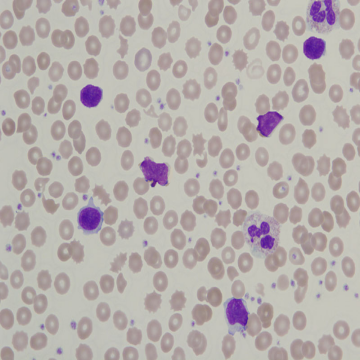
#> input picture ColabIP/Images/cell.bmp, 360 x 360 px, found by its file name
$ jupyter execute '한계의 임계값으로 영상 분할 하기.ipynb'   (shell and % lines are left out)
#> lines starting #> are read from the running program, lines starting #| are printed output that depends on the picture; after the words box and inside, x2 and y2 are one past the last pixel; in counts of white or black regions, pixels touching at a corner belong together
[cell 1]
from google.colab.patches import cv2_imshow
import numpy as np
import cv2
import matplotlib.pyplot as plt

[cell 2]
from google.colab import drive
drive.mount('/content/gdrive')

[cell 3]
img1 = cv2.imread('/content/gdrive/My Drive/ColabIP/Images/cell.bmp')
#> img1 is the input picture: shape (360, 360, 3); mean B, G, R 172.6, 174.9, 182.5

[cell 4]
RGB_img1 = cv2.cvtColor(img1, cv2.COLOR_BGR2RGB)
output_img = np.zeros((RGB_img1.shape[0],RGB_img1.shape[1]))

[cell 5]
for h in range(RGB_img1.shape[0]):
  for w in range(RGB_img1.shape[1]):
    if(np.int32(RGB_img1[h,w][0])<140):
      output_img[h,w]=255
    else:
      output_img[h,w]=0
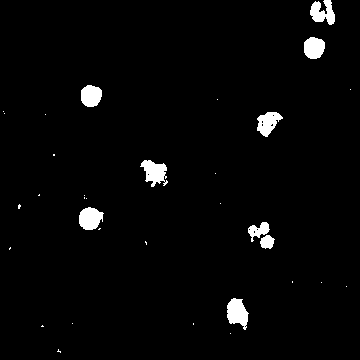
#> output_img: shape (360, 360) float64; 2.6% white; 33 white regions (24 under 20 px), largest, box (x1, y1, x2, y2) and area: (227, 298, 249, 330) 462, (140, 160, 168, 187) 447, (79, 207, 104, 230) 424

[cell 6]
plt.figure(figsize=(20,20))
plt.subplot(1,2,1)
plt.title("Image1")
plt.imshow(RGB_img1)
plt.axis("off")
plt.subplot(1,2,2)
plt.title("Segmented Image")
plt.imshow(output_img, cmap='gray')
plt.axis("off")
plt.show()
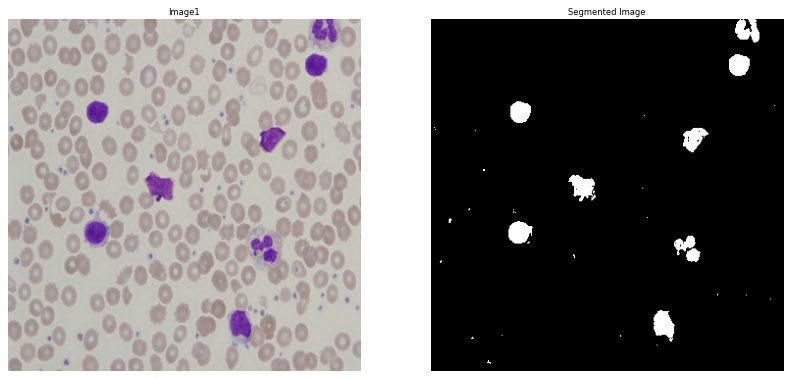
#> figure drawn by matplotlib, 2 panels

$ run again, with ColabIP/Images/Copy of Pascal.bmp copied over ColabIP/Images/cell.bmp
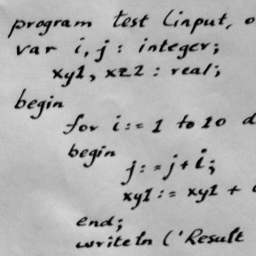
#> input picture ColabIP/Images/Copy of Pascal.bmp, 256 x 256 px, found by its file name
#> img1 is the input picture: shape (256, 256, 3); min 0, max 214, mean 175.8
#> after the loop `for h in range(RGB_img1.shape[0]):`:
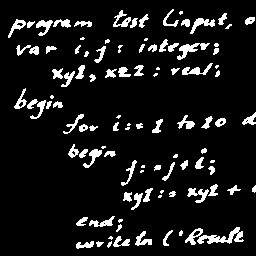
#> output_img: shape (256, 256) float64; 9.3% white; 104 white regions (24 under 20 px), largest, box (x1, y1, x2, y2) and area: (197, 227, 244, 244) 320, (177, 43, 210, 60) 206, (182, 63, 213, 75) 154
#> `plt.show()`:
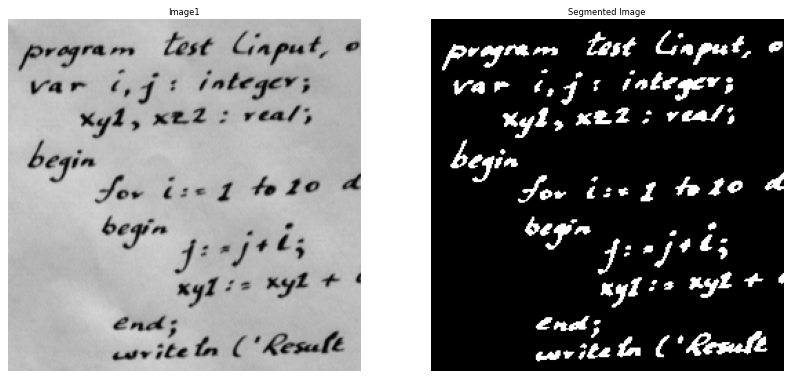
#> figure drawn by matplotlib, 2 panels
